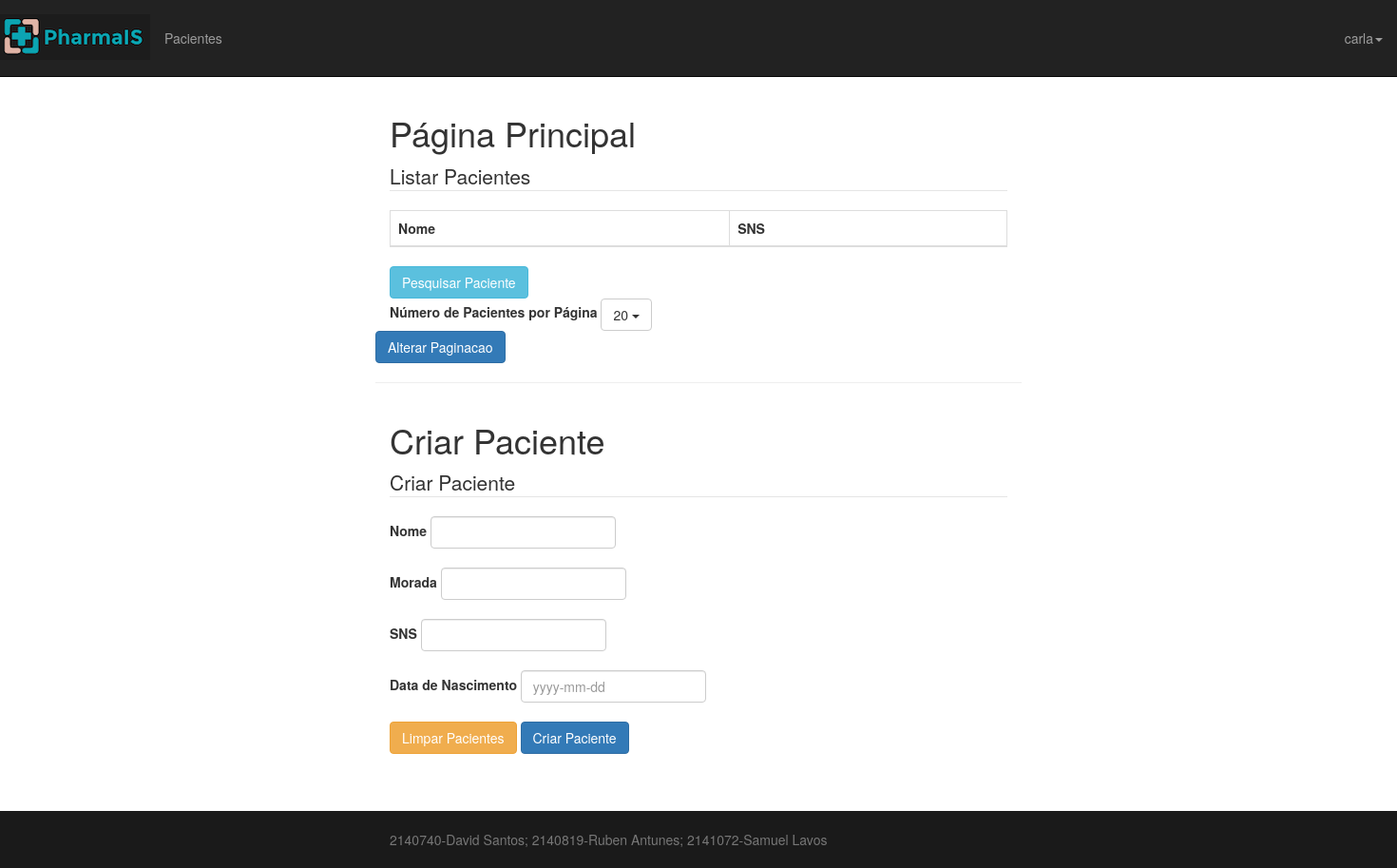
Before: /Site/pacientes.php (signed in) with the older database file.
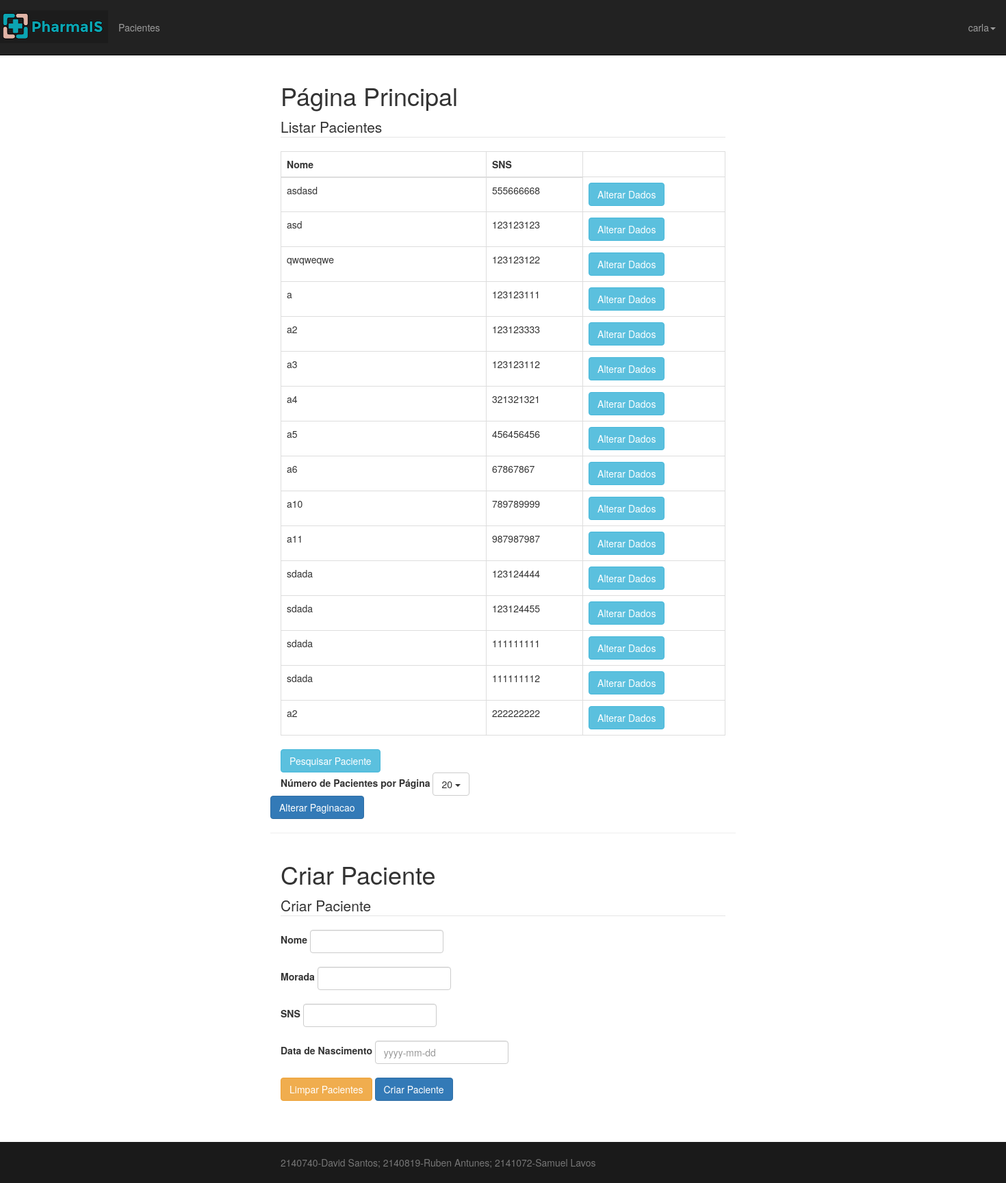
After: the same page with the newer database file.
### tables this page shows
CREATE TABLE IF NOT EXISTS `paciente` (
  `id` int(10) NOT NULL AUTO_INCREMENT,
  `nomeP` varchar(128) NOT NULL,
  `moradaP` varchar(256) NOT NULL,
  `snsP` varchar(9) NOT NULL,
  `dataNascimP` date NOT NULL,
  PRIMARY KEY (`id`),
  UNIQUE KEY `sns` (`snsP`)
);

### Site/pacientes.php (called while the page is built, shortened)
<?php
	require_once("model/pacientes.model.php");
	$nomeP = "";
	$moradaP = "";
	$snsP = "";
	$dataNascimP = "";
 $pacientes = listarPaciente($nomeP, $moradaP, $snsP, $dataNascimP);
	require("view/top.template.php");
	require("view/pacientes.subview.php");
	require("view/bottom.template.php");

### Site/inc/db.php (called while the page is built, shortened)
<?php
function db(){
	$maquina = "localhost";
	$utilizador = "root";
	$senha="";
	$bd="dbis";
	$_ApplicationDBConnection = @new mysqli($maquina, $utilizador, $senha, $bd);
	return $_ApplicationDBConnection;
}

### Site/model/pacientes.model.php (called while the page is built, shortened)
<?php
require_once("inc/db.php");
function listarPaciente(){
	$query = "SELECT id, nomeP, moradaP, snsP, dataNascimP ".
	    "FROM paciente";
	$stmt= db()->prepare($query);
	$stmt->execute();
	$result = $stmt->get_result();
	return $result->fetch_all(MYSQL_ASSOC);
}

### Site/view/pacientes.subview.php (the view, shortened to what this page needs)
<fieldset>
    <legend>Listar Pacientes</legend>
	<table class="table table-bordered">
		<thead>
	  		<tr>
				<th>Nome</th>
				<th>SNS</th>
			</tr>
		</thead>
		<tbody>
		 	<?php
		 		foreach ($pacientes as $linha) {
					echo "\n<tr>";
					echo "<td width=300>".$linha['nomeP']."</td>";
					echo "<td>".$linha['snsP']."</td>";
					?>
					<?php echo '<td><a class="btn btn-info" href="pacientes_update.php?id='.$linha['id'].'" role="button">Alterar Dados</a></td>';?>
					</tr>
		    <?php } ?>
		</tbody>
	</table>
	<a class="btn btn-info" href="pacientes_pesquisar.php" role="button">Pesquisar Paciente</a>
	 <form action="pacientes.php" method="post" class="form" id="limit" name="limit">
	<label>Número de Pacientes por Página</label>
  <button class="btn btn-default dropdown-toggle" type="button" id="limit value="20" data-toggle="dropdown" aria-haspopup="true" aria-expanded="true">
    20
    <span class="caret"></span>
  </button>
</div>
  <input type="submit" id="idSubmit" value="Alterar Paginacao" class="btn btn-primary">
	<hr>

Changed rows visible on the page:
added paciente: nomeP "asdasd", snsP "555666668"
added paciente: nomeP "asd", snsP "123123123"
added paciente: nomeP "qwqweqwe", snsP "123123122"
added paciente: nomeP "a", snsP "123123111"
added paciente: nomeP "a2", snsP "123123333"
added paciente: nomeP "a3", snsP "123123112"
added paciente: nomeP "a4", snsP "321321321"
added paciente: nomeP "a5", snsP "456456456"
added paciente: nomeP "a6", snsP "67867867"
added paciente: nomeP "a10", snsP "789789999"
added paciente: nomeP "a11", snsP "987987987"
added paciente: nomeP "sdada", snsP "123124444"
added paciente: nomeP "sdada", snsP "123124455"
added paciente: nomeP "sdada", snsP "111111111"
added paciente: nomeP "sdada", snsP "111111112"
added paciente: nomeP "a2", snsP "222222222"
